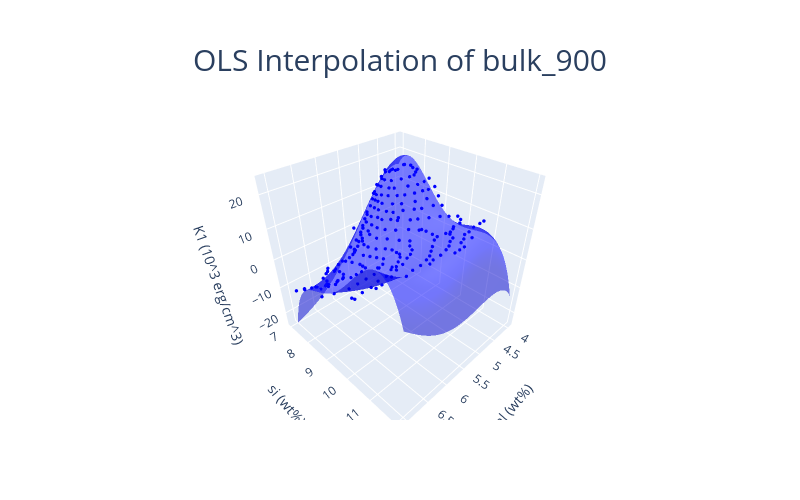

Notebook cell for this chart:
### Markdown cell above
#### OLS

### Code cell
ols_bulk_900 = OLS(BasisFunctions.functions["4d_x2y"])

print("rmse: ", ols_bulk_900.calculate_kfold_mean_rmse(bulk_900))

ols_bulk_900.fit(bulk_900)
print("params: ", ols_bulk_900.get_params())

OLSInterpolationPlotter(
	bulk_900,
	ols_bulk_900,
	bulk_surface,
).plot()

### Figure 1 — Plotly figure (JSON) as saved in the notebook; plotly's stock layout.template omitted (floating-point values rounded to 4 significant figures; data arrays with more than 128 entries replaced by an {"elided": "..."} marker saying what was removed)
{"data": [{"marker": {"color": "blue", "size": 2}, "mode": "markers", "type": "scatter3d", "x": {"elided": "216 float values"}, "y": {"elided": "216 float values"}, "z": {"elided": "216 float values"}}, {"colorscale": [[0, "blue"], [1, "blue"]], "name": "surface", "opacity": 0.5, "showscale": false, "type": "surface", "x": [4, 4.03, 4.061, 4.091, 4.121, 4.152, 4.182, 4.212, 4.242, 4.273, 4.303, 4.333, 4.364, 4.394, 4.424, 4.455, 4.485, 4.515, 4.545, 4.576, 4.606, 4.636, 4.667, 4.697, 4.727, 4.758, 4.788, 4.818, 4.848, 4.879, 4.909, 4.939, 4.97, 5, 5.03, 5.061, 5.091, 5.121, 5.152, 5.182, 5.212, 5.242, 5.273, 5.303, 5.333, 5.364, 5.394, 5.424, 5.455, 5.485, 5.515, 5.545, 5.576, 5.606, 5.636, 5.667, 5.697, 5.727, 5.758, 5.788, 5.818, 5.848, 5.879, 5.909, 5.939, 5.97, 6, 6.03, 6.061, 6.091, 6.121, 6.152, 6.182, 6.212, 6.242, 6.273, 6.303, 6.333, 6.364, 6.394, 6.424, 6.455, 6.485, 6.515, 6.545, 6.576, 6.606, 6.636, 6.667, 6.697, 6.727, 6.758, 6.788, 6.818, 6.848, 6.879, 6.909, 6.939, 6.97, 7], "y": [7, 7.051, 7.101, 7.152, 7.202, 7.253, 7.303, 7.354, 7.404, 7.455, 7.505, 7.556, 7.606, 7.657, 7.707, 7.758, 7.808, 7.859, 7.909, 7.96, 8.01, 8.061, 8.111, 8.162, 8.212, 8.263, 8.313, 8.364, 8.414, 8.465, 8.515, 8.566, 8.616, 8.667, 8.717, 8.768, 8.818, 8.869, 8.919, 8.97, 9.02, 9.071, 9.121, 9.172, 9.222, 9.273, 9.323, 9.374, 9.424, 9.475, 9.525, 9.576, 9.626, 9.677, 9.727, 9.778, 9.828, 9.879, 9.929, 9.98, 10.03, 10.08, 10.13, 10.18, 10.23, 10.28, 10.33, 10.38, 10.43, 10.48, 10.54, 10.59, 10.64, 10.69, 10.74, 10.79, 10.84, 10.89, 10.94, 10.99, 11.04, 11.09, 11.14, 11.19, 11.24, 11.29, 11.34, 11.39, 11.44, 11.49, 11.55, 11.6, 11.65, 11.7, 11.75, 11.8, 11.85, 11.9, 11.95, 12], "z": {"elided": "100x100 float values"}}], "layout": {"height": 500, "legend": {"itemsizing": "constant"}, "scene": {"aspectmode": "cube", "xaxis": {"title": {"text": "al (wt%)"}}, "yaxis": {"title": {"text": "si (wt%)"}}, "zaxis": {"range": [-25, 25], "title": {"text": "K1 (10^3 erg/cm^3)"}}}, "title": {"font": {"size": 30}, "text": "OLS Interpolation of bulk_900", "x": 0.5, "xanchor": "center", "y": 0.9, "yanchor": "top"}, "width": 800}}
